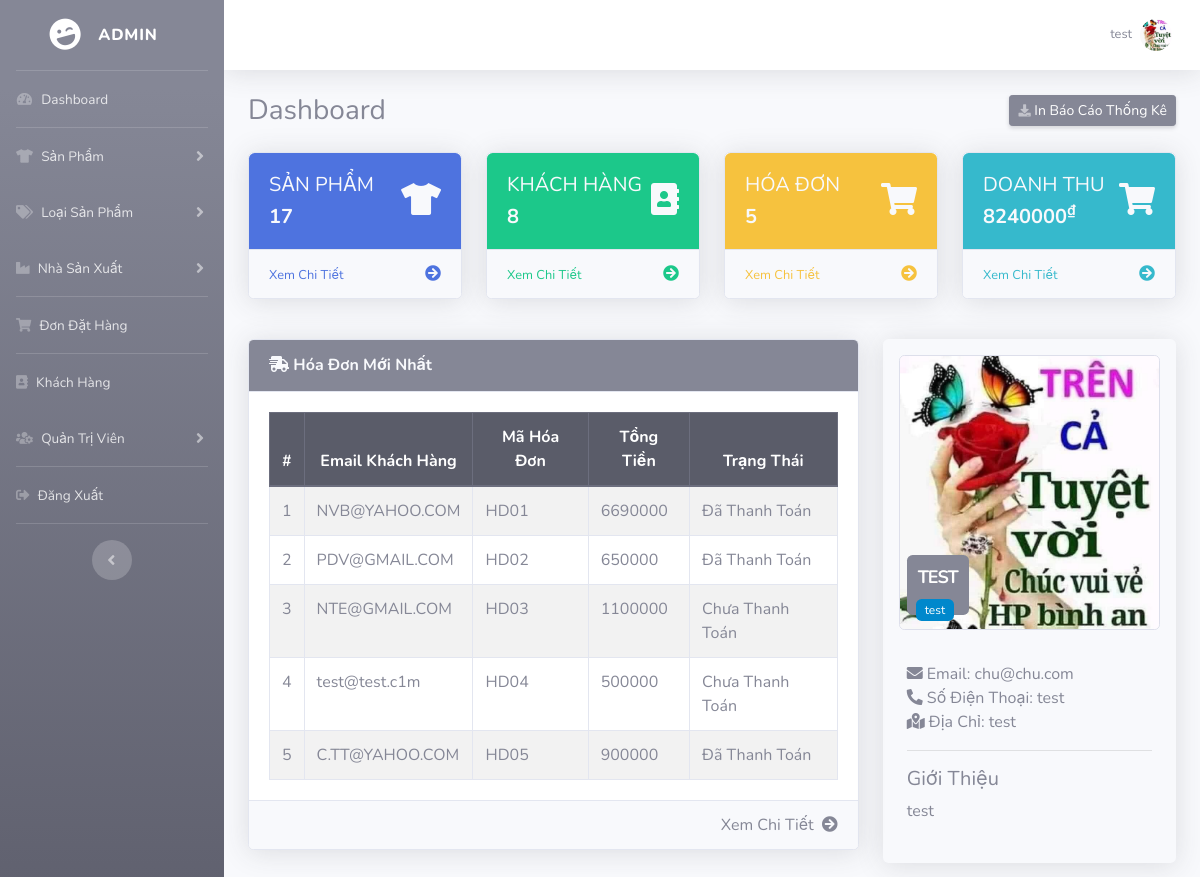
/admin/index.php?dashboard (signed in), run on an earlier commit of the app's database.
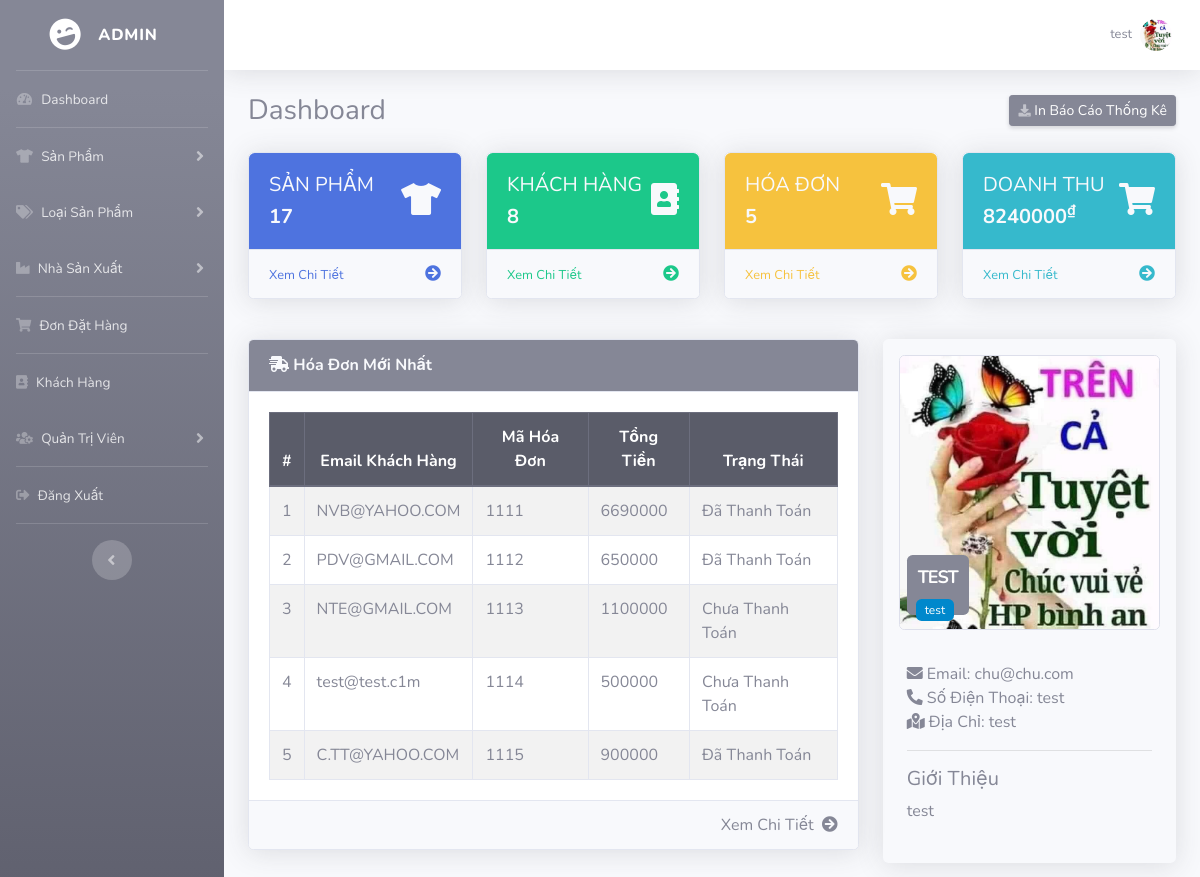
And on a later commit of the database.
### tables this page shows
CREATE TABLE `HOADON` (
  `MA_HD` int(10) NOT NULL,
  `MA_KH` int(11) NOT NULL,
  `TONGTIEN` int(11) NOT NULL,
  `TRANGTHAI` text
);

CREATE TABLE `KH` (
  `MA_KH` int(11) NOT NULL,
  `TEN_KH` varchar(50) NOT NULL,
  `EMAIL` varchar(50) NOT NULL,
  `MATKHAU` varchar(255) NOT NULL,
  `DIACHI` varchar(100) DEFAULT NULL,
  `DIENTHOAI` varchar(10) DEFAULT NULL,
  `AVATAR` varchar(500) DEFAULT NULL,
  `TRANGTHAI` varchar(10) DEFAULT NULL
);

### admin/includes/database.php (called while the page is built, shortened)
<?php
    class MyConnect {
        private $conn;
        public function __construct() {
            $this->host = "localhost:8889";
            $this->user = "root";
            $this->passwd = "root";
            $this->database = "cuahang";
            $this->conn = new mysqli($this->host,$this->user,$this->passwd,$this->database);
        }
        public function isConnected() {
            return true;
        }
        public function query($query) {
            if($this->isConnected()) {
                $tableData = mysqli_query($this->conn,$query);
                return $tableData;
            }
        }
    }
?>

### admin/dashboard.php (the view)
<?php
if(!isset($_SESSION['admin_email'])){
    echo "<script>window.open('login.php','_self')</script>";
}
else {
    $get_products = "select * from SP";
    $run_query = $MyConn->query($get_products);
    $count_products = mysqli_num_rows($run_query);
    $get_bill = "select * from HOADON";
    $run_query = $MyConn->query($get_bill);
    $count_bills = mysqli_num_rows($run_query);
    $get_Income = 0;
    while($row = mysqli_fetch_array($run_query)) {
        if($row['TRANGTHAI'] == "Đã Thanh Toán") {
            $get_Income += $row['TONGTIEN'];
        }
    }
    $get_Customer = "select * from KH";
    $run_query = $MyConn->query($get_Customer);
    $count_customers = mysqli_num_rows($run_query);
?>
                    <div class="d-sm-flex align-items-center justify-content-between mb-4">
                        <h1 class="h3 mb-0 text-secondary">Dashboard</h1>
                        <a href="#" class="d-none d-sm-inline-block btn btn-sm btn-secondary shadow-sm"><i
                                class="fas fa-download fa-sm text-white-50"></i> In Báo Cáo Thống Kê</a>
                    </div>
                    <div class="row">
                        <div class="col-xl-3 col-md-6 mb-4">
                            <div class="card shadow h-100">
                                <div class="card-body bg-primary rounded-top">
                                    <div class="row no-gutters align-items-center">
                                        <div class="col mr-2">
                                            <div class="text-xs font-weight-bold text-light text-uppercase mb-1">
                                                <h5>SẢN PHẨM</h5></div>
                                            <div class="h5 mb-0 font-weight-bold text-light"> <?php echo $count_products; ?>  </div>
                                        </div>
                                        <div class="col-auto">
                                            <i class="fas fa-tshirt fa-2x text-light"></i>
                                        </div>
                                    </div>
                                </div>
                                <div class="card-footer rounded-bottom">
                                    <span><a href="index.php?view_product" class="card-link small">Xem Chi Tiết</a></span>
                                    <span class="float-right "><i class="fa fa-arrow-circle-right text-primary"></i></span>
                                </div>
                            </div>
                        </div>
                        <div class="col-xl-3 col-md-6 mb-4">
                            <div class="card shadow h-100">
                                <div class="card-body bg-success rounded-top">
                                    <div class="row no-gutters align-items-center">
                                        <div class="col mr-2">
                                            <div class="text-xs font-weight-bold text-light text-uppercase mb-1">
                                                <h5>KHÁCH HÀNG</h5></div>
                                            <div class="h5 mb-0 font-weight-bold text-light"> <?php echo $count_customers; ?> </div>
                                        </div>
                                        <div class="col-auto">
                                            <i class="fas fa-address-book fa-2x text-light"></i>
                                        </div>
                                    </div>
                                </div>
                                <div class="card-footer rounded-bottom">
                                    <span><a href="index.php?view_customer" class="card-link small text-success">Xem Chi Tiết</a></span>
                                    <span class="float-right "><i class="fa fa-arrow-circle-right text-success"></i></span>
                                </div>
                            </div>
                        </div>
                        <div class="col-xl-3 col-md-6 mb-4">
                            <div class="card shadow h-100">
                                <div class="card-body bg-warning rounded-top">
                                    <div class="row no-gutters align-items-center">
                                        <div class="col mr-2">
                                            <div class="text-xs font-weight-bold text-light text-uppercase mb-1">
                                                <h5>HÓA ĐƠN</h5></div>
                                            <div class="h5 mb-0 font-weight-bold text-light"> <?php echo $count_bills; ?> </div>
                                        </div>
                                        <div class="col-auto">
                                            <i class="fas fa-shopping-cart fa-2x text-light"></i>
                                        </div>
                                    </div>
                                </div>
                                <div class="card-footer rounded-bottom">
                                    <span><a href="index.php?view_bill" class="card-link small text-warning">Xem Chi Tiết</a></span>
                                    <span class="float-right "><i class="fa fa-arrow-circle-right text-warning"></i></span>
                                </div>
                            </div>
                        </div>
                        <div class="col-xl-3 col-md-6 mb-4">
                            <div class="card shadow h-100">
                                <div class="card-body bg-info rounded-top">
                                    <div class="row no-gutters align-items-center">
                                        <div class="col mr-2">
                                            <div class="text-xs font-weight-bold text-light text-uppercase mb-1">
                                                <h5>DOANH THU</h5></div>
                                            <div class="h5 mb-0 font-weight-bold text-light"> <?php echo $get_Income."<sup>₫</sup>" ?> </div>
                                        </div>
                                        <div class="col-auto">
                                            <i class="fas fa-shopping-cart fa-2x text-light"></i>
                                        </div>
                                    </div>
                                </div>
                                <div class="card-footer rounded-bottom">
                                    <span><a href="index.php?view_bill" class="card-link small text-info">Xem Chi Tiết</a></span>
                                    <span class="float-right "><i class="fa fa-arrow-circle-right text-info"></i></span>
                                </div>
                            </div>
                        </div>
                </div>
                <div class="row mt-3">
                    <div class="col-lg-8">
                        <div class="card shadow mb-4">
                            <div class="card-header py-3 bg-secondary">
                                <h6 class="m-0 font-weight-bold text-light">
                                    <i class="fas fa-shipping-fast"></i>   Hóa Đơn Mới Nhất
                                </h6>
                            </div>
                            <div class="card-body ">
                                <div class="table-responsive">
                                    <table class="table table-hover table-bordered table-striped mb-0 table">
                                        <thead class="thead-dark text-center">
                                            <tr>
                                                <th class="text-center">#</th>
                                                <th>Email Khách Hàng</th>
                                                <th>Mã Hóa Đơn</th>
                                                <th>Tổng Tiền</th>
                                                <th>Trạng Thái</th>
                                            </tr>
                                        </thead>
                                        <tbody>
                                            <?php
                                                $i = 1;
                                                $getTopBillQuery = "SELECT EMAIL, MA_HD, HOADON.TRANGTHAI, TONGTIEN FROM HOADON, KH WHERE (KH.MA_KH = HOADON.MA_KH) LIMIT 5";
                                                $result = $MyConn->query($getTopBillQuery);
                                                while($row = mysqli_fetch_array($result)) {
                                                    $email = $row['EMAIL'];
                                                    $billID = $row['MA_HD'];
                                                    $status = $row['TRANGTHAI'];
                                                    $totalbill = $row['TONGTIEN'];
                                            ?>
                                            <tr>
                                                <td class="text-center"> <?php echo $i++; ?> </td>
                                                <td> <?php echo $email; ?> </td>
                                                <td> <?php echo $billID; ?> </td>
                                                <td> <?php echo $totalbill; ?></td>
                                                <td> <?php echo $status; ?> </td>
                                            </tr>
                                            <?php } ?>
                                        </tbody>
                                    </table>
                                </div>
                            </div>
                            <div class="card-footer">
                                <span class="float-right"><i class="fa fa-arrow-circle-right text-secondary"></i></span>
                                <span class="float-right"><a href="index.php?view_bill" class="card-link text-secondary mr-2"> Xem Chi Tiết</a></span>
                            </div>
                        </div>
                    </div>
                    <div class="col-md-4">
                        <div class="panel shadow mb-4 rounded">
                            <div class="panel-body">
                                <div class="thumb-info mb-md p-3 mb-3">
                                    <img src="<?php echo "admin_images/".$admin_image ?>" class="img-responsive img-thumbnail p-0">
                                    <div class="thumb-info-title ml-4 mb-0 rounded">
                                        <span class="thumb-info-inner"> <?php echo $admin_name; ?> </span>
                                        <span class="thumb-info-type rounded"> <?php echo $admin_pos; ?> </span>
                                    </div>
                                </div>
                                <div class=" mb-md pl-4 ">
                                    <div class="widget-content-expanded mr-4">
                                        <i class="fas fa-envelope"></i><span> Email: </span> <?php echo $admin_email; ?> <br>
                                        <i class="fas fa-phone-alt"></i><span> Số Điện Thoại: </span> <?php echo $admin_contact; ?>  <br>
                                        <i class="fas fa-map-marked-alt"></i><span> Địa Chỉ: </span> <?php echo $admin_address; ?>  <br>
                                    </div>
                                    <hr class="dotted short mr-4">
                                    <h5 class="text-muted ">Giới Thiệu</h5>
                                    <p class="mb-3">
                                        <?php echo $admin_about; ?>
                                    </p>
                                    <br>
                                </div>
                            </div>
                        </div>
                    </div>
<?php } ?>

### admin/index.php (shortened to what the rows shown need)
<?php
include("includes/database.php");
if(!isset($_SESSION['admin_email'])){
echo "<script>window.open('login.php','_self')</script>";
}
else {
?>
<?php
$MyConn = new MyConnect();
$admin_session = $_SESSION['admin_email'];
$getAdminQry = "select * from admin where Email='$admin_session'";
$getAdmin = $MyConn->query($getAdminQry);
$row_admin = mysqli_fetch_array($getAdmin);
$admin_name = $row_admin['Name'];
$admin_email = $row_admin['Email'];
$admin_image = $row_admin['Image'];
$admin_address = $row_admin['Address'];
$admin_pos = $row_admin['Position'];
$admin_contact = $row_admin['Contact'];
$admin_about = $row_admin['About'];
?>
<!DOCTYPE html>
<html lang="en">
<head>
    <link href="vendor/fontawesome-free/css/all.min.css" rel="stylesheet" type="text/css">
    <link href="css/sb-admin-2.min.css" rel="stylesheet">
    <link href="css/thumb.css" rel="stylesheet">
    <link href="css/style.css" rel="stylesheet">
    <link href="vendor/datatables/dataTables.bootstrap4.min.css" rel="stylesheet">
</head>
<body id="page-top">
    <div id="wrapper">
    <?php include("includes/sidebars.php");  ?>
        <div id="content-wrapper" class="d-flex flex-column">
            <div id="content">
                <nav class="navbar navbar-expand navbar-light bg-white topbar mb-4 static-top shadow">
                    <ul class="navbar-nav ml-auto">
                        <li class="nav-item dropdown no-arrow">
                            <a class="nav-link dropdown-toggle" href="#" id="userDropdown" role="button"
                                data-toggle="dropdown" aria-haspopup="true" aria-expanded="false">
                                <span class="mr-2 d-none d-lg-inline text-gray-600 small"> <?php echo $admin_name ?></span>
                                <img class="img-profile rounded-circle"
                                    src="<?php echo "admin_images/".$admin_image ?>">
                            </a>
                        </li>
                    </ul>
                </nav>
                <div class="container-fluid">
                    <?php
                    if(isset($_GET['dashboard'])) {
                        include("dashboard.php");
                    }
                    ?>
                </div>
            </div>
        </div>
    </div>
</body>
</html>
<?php } ?>

What changed in the data, as far as the page shows it:
removed hoadon: kh.EMAIL "NVB@YAHOO.COM", MA_HD "HD01", TONGTIEN "6690000", TRANGTHAI "Đã Thanh Toán"
removed hoadon: kh.EMAIL "PDV@GMAIL.COM", MA_HD "HD02", TONGTIEN "650000", TRANGTHAI "Đã Thanh Toán"
removed hoadon: kh.EMAIL "NTE@GMAIL.COM", MA_HD "HD03", TONGTIEN "1100000", TRANGTHAI "Chưa Thanh Toán"
removed hoadon: kh.EMAIL "test@test.c1m", MA_HD "HD04", TONGTIEN "500000", TRANGTHAI "Chưa Thanh Toán"
removed hoadon: kh.EMAIL "C.TT@YAHOO.COM", MA_HD "HD05", TONGTIEN "900000", TRANGTHAI "Đã Thanh Toán"
added hoadon: kh.EMAIL "NVB@YAHOO.COM", MA_HD "1111", TONGTIEN "6690000", TRANGTHAI "Đã Thanh Toán"
added hoadon: kh.EMAIL "PDV@GMAIL.COM", MA_HD "1112", TONGTIEN "650000", TRANGTHAI "Đã Thanh Toán"
added hoadon: kh.EMAIL "NTE@GMAIL.COM", MA_HD "1113", TONGTIEN "1100000", TRANGTHAI "Chưa Thanh Toán"
added hoadon: kh.EMAIL "test@test.c1m", MA_HD "1114", TONGTIEN "500000", TRANGTHAI "Chưa Thanh Toán"
added hoadon: kh.EMAIL "C.TT@YAHOO.COM", MA_HD "1115", TONGTIEN "900000", TRANGTHAI "Đã Thanh Toán"
